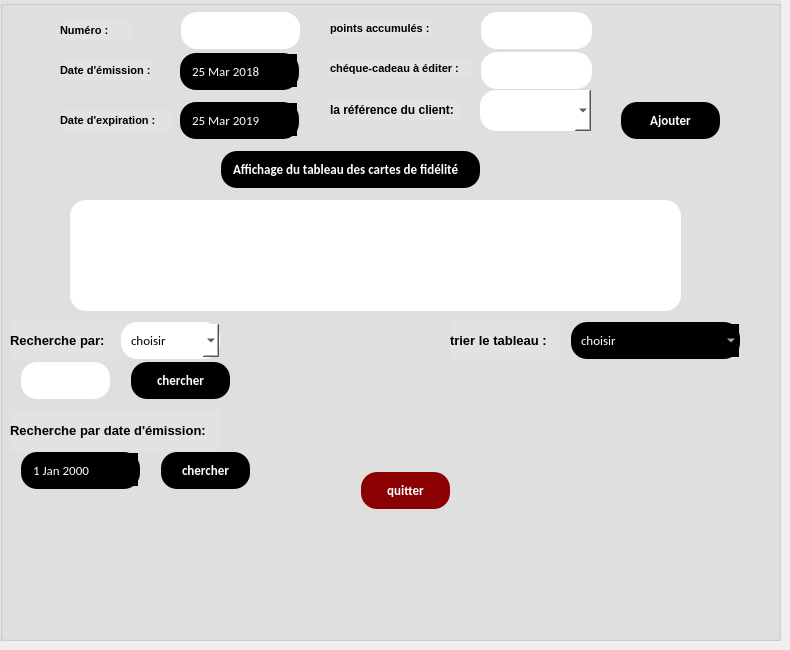
      <widget class="QWidget" name="afficher_cf">
       <attribute name="title">
        <string>ajouter une carte fidélité</string>
       </attribute>
       <widget class="QGroupBox" name="groupBox_6">
        <property name="geometry">
         <rect>
          <x>0</x>
          <y>0</y>
          <width>781</width>
          <height>641</height>
         </rect>
        </property>
        <property name="styleSheet">
         <string notr="true">background-color:rgb(226, 226, 226);</string>
        </property>
        <property name="title">
         <string/>
        </property>
        <widget class="QLineEdit" name="lineEdit_17">
         <property name="geometry">
          <rect>
           <x>220</x>
           <y>149</y>
           <width>261</width>
           <height>41</height>
          </rect>
         </property>
         <property name="font">
          <font>
           <family>calibri</family>
           <pointsize>-1</pointsize>
           <weight>75</weight>
           <bold>true</bold>
           <underline>false</underline>
           <strikeout>false</strikeout>
          </font>
         </property>
         <property name="styleSheet">
          <string notr="true">background-color: black	;
  border: none;
  color: white;
  padding: 10px;
  text-align: center;
  text-decoration: none;
font-family:calibri;
  display: inline-block;
  font-size: 13px;
  margin: 2px 1px;
  border-radius : 16px;</string>
         </property>
         <property name="text">
          <string>Affichage du tableau des cartes de fidélité</string>
         </property>
         <property name="readOnly">
          <bool>true</bool>
         </property>
        </widget>
        <widget class="QLabel" name="label_18">
         <property name="geometry">
          <rect>
           <x>10</x>
           <y>320</y>
           <width>111</width>
           <height>41</height>
          </rect>
         </property>
         <property name="font">
          <font>
           <pointsize>10</pointsize>
           <weight>75</weight>
           <italic>false</italic>
           <bold>true</bold>
           <strikeout>false</strikeout>
           <kerning>true</kerning>
          </font>
         </property>
         <property name="text">
          <string>Recherche par:</string>
         </property>
        </widget>
        <widget class="QLineEdit" name="le_rech_cf">
         <property name="geometry">
          <rect>
           <x>20</x>
           <y>360</y>
           <width>91</width>
           <height>41</height>
          </rect>
         </property>
         <property name="styleSheet">
          <string notr="true">background-color: white	;
  border: none;
  color: black;
  padding: 10px;
  text-align: center;
  text-decoration: none;
font-family:calibri;
  display: inline-block;
  font-size: 13px;
  margin: 2px 1px;
  border-radius : 16px;</string>
         </property>
        </widget>
        <widget class="QPushButton" name="pushButton_12">
         <property name="geometry">
          <rect>
           <x>360</x>
           <y>470</y>
           <width>91</width>
           <height>41</height>
          </rect>
         </property>
         <property name="font">
          <font>
           <family>calibri</family>
           <pointsize>-1</pointsize>
           <weight>75</weight>
           <italic>false</italic>
           <bold>true</bold>
           <underline>false</underline>
           <strikeout>false</strikeout>
           <kerning>true</kerning>
          </font>
         </property>
         <property name="autoFillBackground">
          <bool>false</bool>
         </property>
         <property name="styleSheet">
          <string notr="true">background-color: #8B0000	;
  border: none;
  color: white;
  padding: 10px;
  text-align: center;
  text-decoration: none;
font-family:calibri;
  display: inline-block;
  font-size: 13px;
  margin: 2px 1px;
  border-radius : 16px;</string>
         </property>
         <property name="text">
          <string>quitter</string>
         </property>
        </widget>
        <widget class="QPushButton" name="pb_ajout_cf">
         <property name="geometry">
          <rect>
           <x>620</x>
           <y>100</y>
           <width>101</width>
           <height>41</height>
          </rect>
         </property>
         <property name="font">
          <font>
           <family>calibri</family>
           <pointsize>-1</pointsize>
           <weight>75</weight>
           <italic>false</italic>
           <bold>true</bold>
           <underline>false</underline>
           <strikeout>false</strikeout>
           <kerning>true</kerning>
          </font>
         </property>
         <property name="autoFillBackground">
          <bool>false</bool>
         </property>
         <property name="styleSheet">
          <string notr="true">background-color: black	;
  border: none;
  color: white;
  padding: 10px;
  text-align: center;
  text-decoration: none;
font-family:calibri;
  display: inline-block;
  font-size: 13px;
  margin: 2px 1px;
  border-radius : 16px;</string>
         </property>
         <property name="text">
          <string>Ajouter</string>
         </property>
        </widget>
        <widget class="QDateEdit" name="le_date_em">
         <property name="geometry">
          <rect>
           <x>179</x>
           <y>51</y>
           <width>121</width>
           <height>41</height>
          </rect>
         </property>
         <property name="styleSheet">
          <string notr="true">background-color: black	;
  border: none;
  color: white;
  padding: 10px;
  text-align: center;
  text-decoration: none;
font-family:calibri;
  display: inline-block;
  font-size: 13px;
  margin: 2px 1px;
  border-radius : 16px;</string>
         </property>
         <property name="dateTime">
          <datetime>
           <hour>0</hour>
           <minute>0</minute>
           <second>0</second>
           <year>2018</year>
           <month>3</month>
           <day>25</day>
          </datetime>
         </property>
         <property name="calendarPopup">
          <bool>false</bool>
         </property>
        </widget>
        <widget class="QLabel" name="label_23">
         <property name="geometry">
          <rect>
           <x>60</x>
           <y>110</y>
           <width>111</width>
           <height>21</height>
          </rect>
         </property>
         <property name="font">
          <font>
           <pointsize>8</pointsize>
           <weight>75</weight>
           <italic>false</italic>
           <bold>true</bold>
           <strikeout>false</strikeout>
           <kerning>true</kerning>
          </font>
         </property>
         <property name="text">
          <string>Date d'expiration :</string>
         </property>
        </widget>
        <widget class="QLabel" name="label_21">
         <property name="geometry">
          <rect>
           <x>60</x>
           <y>60</y>
           <width>91</width>
           <height>20</height>
          </rect>
         </property>
         <property name="font">
          <font>
           <pointsize>8</pointsize>
           <weight>75</weight>
           <italic>false</italic>
           <bold>true</bold>
           <strikeout>false</strikeout>
           <kerning>true</kerning>
          </font>
         </property>
         <property name="text">
          <string>Date d'émission :</string>
         </property>
        </widget>
        <widget class="QLineEdit" name="le_num">
         <property name="geometry">
          <rect>
           <x>180</x>
           <y>10</y>
           <width>121</width>
           <height>41</height>
          </rect>
         </property>
         <property name="styleSheet">
          <string notr="true">background-color: white	;
  border: none;
  color: black;
  padding: 10px;
  text-align: center;
  text-decoration: none;
font-family:calibri;
  display: inline-block;
  font-size: 13px;
  margin: 2px 1px;
  border-radius : 16px;</string>
         </property>
        </widget>
        <widget class="QDateEdit" name="le_date_ex">
         <property name="geometry">
          <rect>
           <x>179</x>
           <y>100</y>
           <width>121</width>
           <height>41</height>
          </rect>
         </property>
         <property name="styleSheet">
          <string notr="true">background-color: black	;
  border: none;
  color: white;
  padding: 10px;
  text-align: center;
  text-decoration: none;
font-family:calibri;
  display: inline-block;
  font-size: 13px;
  margin: 2px 1px;
  border-radius : 16px;</string>
         </property>
         <property name="dateTime">
          <datetime>
           <hour>0</hour>
           <minute>0</minute>
           <second>0</second>
           <year>2019</year>
           <month>3</month>
           <day>25</day>
          </datetime>
         </property>
        </widget>
        <widget class="QLabel" name="label_20">
         <property name="geometry">
          <rect>
           <x>330</x>
           <y>60</y>
           <width>141</width>
           <height>16</height>
          </rect>
         </property>
         <property name="font">
          <font>
           <pointsize>8</pointsize>
           <weight>75</weight>
           <italic>false</italic>
           <bold>true</bold>
           <strikeout>false</strikeout>
           <kerning>true</kerning>
          </font>
         </property>
         <property name="text">
          <string>chéque-cadeau à éditer :</string>
         </property>
        </widget>
        <widget class="QLabel" name="label_22">
         <property name="geometry">
          <rect>
           <x>330</x>
           <y>20</y>
           <width>101</width>
           <height>16</height>
          </rect>
         </property>
         <property name="font">
          <font>
           <pointsize>8</pointsize>
           <weight>75</weight>
           <italic>false</italic>
           <bold>true</bold>
           <strikeout>false</strikeout>
           <kerning>true</kerning>
          </font>
         </property>
         <property name="text">
          <string>points accumulés :</string>
         </property>
        </widget>
        <widget class="QLineEdit" name="le_cheque">
         <property name="geometry">
          <rect>
           <x>480</x>
           <y>50</y>
           <width>113</width>
           <height>41</height>
          </rect>
         </property>
         <property name="styleSheet">
          <string notr="true">background-color: white	;
  border: none;
  color: black;
  padding: 10px;
  text-align: center;
  text-decoration: none;
font-family:calibri;
  display: inline-block;
  font-size: 13px;
  margin: 2px 1px;
  border-radius : 16px;</string>
         </property>
        </widget>
        <widget class="QLabel" name="label_19">
         <property name="geometry">
          <rect>
           <x>60</x>
           <y>20</y>
           <width>71</width>
           <height>20</height>
          </rect>
         </property>
         <property name="font">
          <font>
           <pointsize>8</pointsize>
           <weight>75</weight>
           <italic>false</italic>
           <bold>true</bold>
           <strikeout>false</strikeout>
           <kerning>true</kerning>
          </font>
         </property>
         <property name="text">
          <string>Numéro :</string>
         </property>
        </widget>
        <widget class="QLineEdit" name="le_points">
         <property name="geometry">
          <rect>
           <x>480</x>
           <y>10</y>
           <width>113</width>
           <height>41</height>
          </rect>
         </property>
         <property name="styleSheet">
          <string notr="true">background-color: white	;
  border: none;
  color: black;
  padding: 10px;
  text-align: center;
  text-decoration: none;
font-family:calibri;
  display: inline-block;
  font-size: 13px;
  margin: 2px 1px;
  border-radius : 16px;</string>
         </property>
         <property name="text">
          <string/>
         </property>
        </widget>
        <widget class="QTableView" name="tab_cf">
         <property name="geometry">
          <rect>
           <x>70</x>
           <y>200</y>
           <width>611</width>
           <height>111</height>
          </rect>
         </property>
         <property name="styleSheet">
          <string notr="true">background-color:white;
border-radius:16px</string>
         </property>
        </widget>
        <widget class="QComboBox" name="comboBox_tri">
         <property name="geometry">
          <rect>
           <x>570</x>
           <y>320</y>
           <width>171</width>
           <height>41</height>
          </rect>
         </property>
         <property name="font">
          <font>
           <family>calibri</family>
           <pointsize>-1</pointsize>
           <weight>50</weight>
           <bold>false</bold>
           <underline>false</underline>
           <strikeout>false</strikeout>
          </font>
         </property>
         <property name="styleSheet">
          <string notr="true">background-color: black	;
  border: none;
  color: white;
  padding: 10px;
  text-align: center;
  text-decoration: none;
font-family:calibri;
  display: inline-block;
  font-size: 13px;
  margin: 2px 1px;
  border-radius : 16px;</string>
         </property>
         <item>
          <property name="text">
           <string>choisir</string>
          </property>
         </item>
         <item>
          <property name="text">
           <string>date emission croissant</string>
          </property>
         </item>
         <item>
          <property name="text">
           <string>date emission decroissant</string>
          </property>
         </item>
         <item>
          <property name="text">
           <string>date expiration croissant</string>
          </property>
         </item>
         <item>
          <property name="text">
           <string>date expiration decroissant</string>
          </property>
         </item>
         <item>
          <property name="text">
           <string>numeros croissants</string>
          </property>
         </item>
         <item>
          <property name="text">
           <string>numeros décroissants</string>
          </property>
         </item>
        </widget>
        <widget class="QLabel" name="label_33">
         <property name="geometry">
          <rect>
           <x>450</x>
           <y>320</y>
           <width>111</width>
           <height>41</height>
          </rect>
         </property>
         <property name="font">
          <font>
           <pointsize>10</pointsize>
           <weight>75</weight>
           <italic>false</italic>
           <bold>true</bold>
           <strikeout>false</strikeout>
           <kerning>true</kerning>
          </font>
         </property>
         <property name="text">
          <string>trier le tableau :</string>
         </property>
        </widget>
        <widget class="QLabel" name="label_38">
         <property name="geometry">
          <rect>
           <x>10</x>
           <y>410</y>
           <width>211</width>
           <height>41</height>
          </rect>
         </property>
         <property name="font">
          <font>
           <pointsize>10</pointsize>
           <weight>75</weight>
           <italic>false</italic>
           <bold>true</bold>
           <strikeout>false</strikeout>
           <kerning>true</kerning>
          </font>
         </property>
         <property name="text">
          <string>Recherche par date d'émission:</string>
         </property>
        </widget>
        <widget class="QPushButton" name="pb_rech_cf_2">
         <property name="geometry">
          <rect>
           <x>160</x>
           <y>450</y>
           <width>91</width>
           <height>41</height>
          </rect>
         </property>
         <property name="font">
          <font>
           <family>calibri</family>
           <pointsize>-1</pointsize>
           <weight>75</weight>
           <bold>true</bold>
           <underline>false</underline>
           <strikeout>false</strikeout>
          </font>
         </property>
         <property name="styleSheet">
          <string notr="true">background-color: black	;
  border: none;
  color: white;
  padding: 10px;
  text-align: center;
  text-decoration: none;
font-family:calibri;
  display: inline-block;
  font-size: 13px;
  margin: 2px 1px;
  border-radius : 16px;</string>
         </property>
         <property name="text">
          <string>chercher</string>
         </property>
        </widget>
        <widget class="QDateEdit" name="dateEdit">
         <property name="geometry">
          <rect>
           <x>20</x>
           <y>450</y>
           <width>121</width>
           <height>41</height>
          </rect>
         </property>
         <property name="styleSheet">
          <string notr="true">background-color: black	;
  border: none;
  color: white;
  padding: 10px;
  text-align: center;
  text-decoration: none;
font-family:calibri;
  display: inline-block;
  font-size: 13px;
  margin: 2px 1px;
  border-radius : 16px;</string>
         </property>
        </widget>
        <widget class="QComboBox" name="cb_rech_cf">
         <property name="geometry">
          <rect>
           <x>120</x>
           <y>320</y>
           <width>101</width>
           <height>41</height>
          </rect>
         </property>
         <property name="font">
          <font>
           <family>calibri</family>
           <pointsize>-1</pointsize>
           <weight>50</weight>
           <bold>false</bold>
           <underline>false</underline>
           <strikeout>false</strikeout>
          </font>
         </property>
         <property name="styleSheet">
          <string notr="true">background-color: white	;
  border: none;
  color: black;
  padding: 10px;
  text-align: center;
  text-decoration: none;
font-family:calibri;
  display: inline-block;
  font-size: 13px;
  margin: 2px 1px;
  border-radius : 16px;</string>
         </property>
         <item>
          <property name="text">
           <string>choisir</string>
          </property>
         </item>
         <item>
          <property name="text">
           <string>numero</string>
          </property>
         </item>
         <item>
          <property name="text">
           <string>points</string>
          </property>
         </item>
        </widget>
        <widget class="QPushButton" name="pb_rech_cf_3">
         <property name="geometry">
          <rect>
           <x>130</x>
           <y>360</y>
           <width>101</width>
           <height>41</height>
          </rect>
         </property>
         <property name="font">
          <font>
           <family>calibri</family>
           <pointsize>-1</pointsize>
           <weight>75</weight>
           <bold>true</bold>
           <underline>false</underline>
           <strikeout>false</strikeout>
          </font>
         </property>
         <property name="styleSheet">
          <string notr="true">background-color: black	;
  border: none;
  color: white;
  padding: 10px;
  text-align: center;
  text-decoration: none;
font-family:calibri;
  display: inline-block;
  font-size: 13px;
  margin: 2px 1px;
  border-radius : 16px;</string>
         </property>
         <property name="text">
          <string>chercher</string>
         </property>
        </widget>
        <widget class="QLabel" name="label_24">
         <property name="geometry">
          <rect>
           <x>330</x>
           <y>100</y>
           <width>131</width>
           <height>20</height>
          </rect>
         </property>
         <property name="font">
          <font>
           <weight>75</weight>
           <bold>true</bold>
          </font>
         </property>
         <property name="text">
          <string>la référence du client:</string>
         </property>
        </widget>
        <widget class="QComboBox" name="comboBox_refer_cf">
         <property name="geometry">
          <rect>
           <x>480</x>
           <y>90</y>
           <width>111</width>
           <height>41</height>
          </rect>
         </property>
         <property name="styleSheet">
          <string notr="true">background-color:white;
border-radius:16px</string>
         </property>
        </widget>
       </widget>
      </widget>
